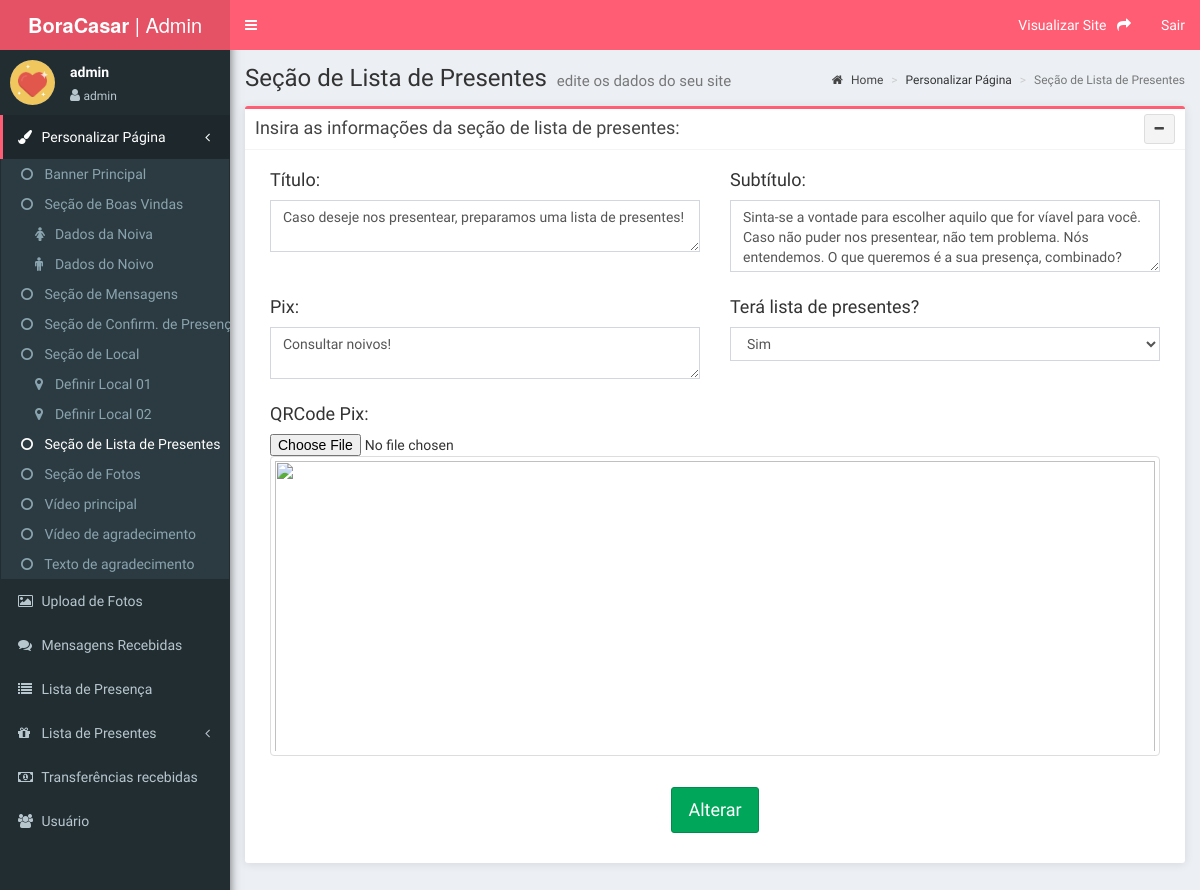
Screenshot of /personalizar-secao-presentes (signed in) with the database file from the repository.
### tables this page shows
CREATE TABLE `meusite` (
  `id` int NOT NULL,
  `titulo` text,
  `video` text,
  `cabecalho_imagem` text,
  `titulo_banner` text,
  `data_casamento` date DEFAULT NULL,
  `section01_titulo` text,
  `section01_subtitulo` text,
  `section01_texto` text,
  `local_titulo` text,
  `local_subtitulo` text,
  `local_imagem` text,
  `local_local01_titulo` text,
  `local_local01_horario` text,
  `local_local01_texto` text,
  `local_local01_imagem` text,
  `local_local01_mapa` text,
  `noiva_nome` text,
  `noiva_desc` text,
  `noiva_img` text,
  `noivo_nome` text,
  `noivo_desc` text,
  `noivo_img` text,
  `mensagens_titulo` text,
  `mensagens_subtitulo` text,
  `mensagens_imagem` text,
  `mensagens_quantidade` int DEFAULT NULL,
  `presenca_titulo` text,
  `presenca_subtitulo` text,
  `presenca_aviso` text,
  `fotos_titulo` text,
  `fotos_subtitulo` text,
  `presentes_titulo` text,
  `presentes_subtitulo` text,
  `pix` text,
  `pix_img` text,
  `video_presente` text,
  `brand` text,
  `texto_presente` text,
  `local_local02_titulo` text,
  `local_local02_horario` text,
  `local_local02_texto` text,
  `local_local02_imagem` text,
  `local_local02_mapa` text,
  `locais` int DEFAULT NULL,
  `tem_lista` int DEFAULT NULL,
  `data_local02` date DEFAULT NULL,
  `data_local01` date DEFAULT NULL,
  PRIMARY KEY (`id`)
);

### banco-meusite.php (called while the page is built, shortened)
<?php
function listaMeusite($conexao) {
    $query = "select * from meusite";
    $resultado = mysqli_query($conexao, $query);
    return mysqli_fetch_assoc($resultado);
}

### personalizar-secao-presentes.php (the view, shortened to what this page needs)
<?php
require_once 'header.php';
require_once 'conecta.php';
require_once 'banco-meusite.php';
$infos = listaMeusite($conexao);
?>
  <div class="content-wrapper">
    <section class="content-header">
      <h1>
        Seção de Lista de Presentes
        <small>edite os dados do seu site</small>
      </h1>
      <ol class="breadcrumb">
        <li><a href="/"><i class="fa fa-home"></i> Home</a></li>
        <li>Personalizar Página</li>
        <li class="active">Seção de Lista de Presentes</li>
      </ol>
    </section>
    <section class="content">
      <form action="altera-secao-presentes.php" method="POST" enctype="multipart/form-data">
        <div class="box">
          <div class="box-header with-border">
            <h3 class="box-title">Insira as informações da seção de lista de presentes:</h3>
            <div class="pull-right box-tools">
              <button type="button" class="btn btn-default btn-sm" data-widget="collapse" data-toggle="tooltip" title="" data-original-title="Collapse">
                <i class="fa fa-minus"></i></button>
            </div>
          </div>
          <div class="box-body pad" style="">
            <div class="col-md-6">
              <div class="form-group">
                <h4>Título:</h4>
                <textarea name="presentes_titulo" class="form-control"><?= htmlspecialchars($infos['presentes_titulo']) ?></textarea>
              </div>
            </div>
            <div class="col-md-6">
              <div class="form-group">
                <h4>Subtítulo:</h4>
                <textarea name="presentes_subtitulo" class="form-control"><?= htmlspecialchars($infos['presentes_subtitulo']) ?></textarea>
              </div>
            </div>
            <div class="col-md-6">
              <div class="form-group">
                <h4>Pix:</h4>
                <textarea name="pix" class="form-control"><?= htmlspecialchars($infos['pix']) ?></textarea>
              </div>
            </div>
<div class="col-md-6">
                    <div class="form-group">
                      <h4>Terá lista de presentes?</h4>
                      <select name="tem_lista" class="form-control">
                        <option value="1" <?= ($infos['tem_lista'] == 1 ? 'selected' : '') ?>>Sim</option>
                      </select>
                    </div>
                </div>
<div class="col-md-12">
    <div class="form-group">
        <h4>QRCode Pix:</h4>
        <input
            id="imgLocal"
            type="file"
            name="pix_img"
            class="form-control-file"
            accept=".jpg, .jpeg, .heic, .webp"
        >
         <?php if (!empty($infos['pix_img'])): ?>
            <img id="blah" src="upload/<?= $infos['pix_img']; ?>" class="thumbnail img-rounded img-md" />
            <a data-url="apaga-foto-secao-presente?id=" data-id="<?= $infos['pix_img'] ?>" class="btn btn-danger" data-toggle="modal" data-target="#modal-excluir">
        <i class="fa fa-trash-o"></i> Excluir
    </a>
        <?php else: ?>
            <img id="blah" src="img/img.jpg" class="thumbnail img-rounded img-md" />
        <?php endif; ?>
        <div class="col-md-12">
                        </div>
    </div>
</div>
    <div class="row">
          <div class="center-block text-center">
            <input type="submit" class="btn btn-success btn-lg margin-bottom margin" value="Alterar">
          </div>
        </div>
</div>
    </section>
  </div>
<?php
require_once 'footer.php';
?>

### rows the page displays
meusite: presentes_titulo "Caso deseje nos presentear, preparamos uma lista de presentes!", presentes_subtitulo "Sinta-se a vontade para escolher aquilo que for víavel para você. Caso não puder nos presentear, não tem problema. Nós entendemos. O que queremos é a sua presença, combinado?", pix "Consultar noivos!", tem_lista "Sim"

### other values shown
$_SESSION["usuario_nome"] "admin"
$_SESSION["usuario_permissao"] "admin"
